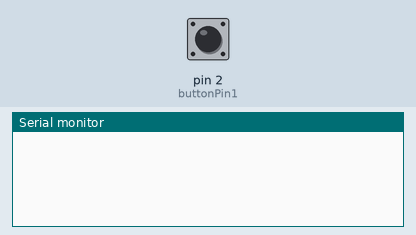
This sketch was run on a simulated Arduino Uno, built with avr-gcc and run on an emulated ATmega328P. Parts: the last lines printed to the serial monitor. The inputs (shaded band) are chosen by the test bench; at power-on: pin 2 (buttonPin1) HIGH.

Above: at 1.2 s.
1.3 s: pin 2 (buttonPin1) pulled LOW for 0.15 s
At 2.2 s:
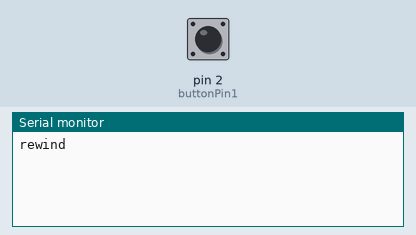
3.2 s: pin 2 (buttonPin1) pulled LOW for 1 s
At 5.2 s:
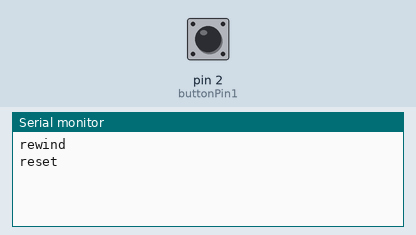
5.7 s: pin 2 (buttonPin1) pulsed LOW 2 times (0.12 s each, 0.3 s apart)
At 7.0 s:
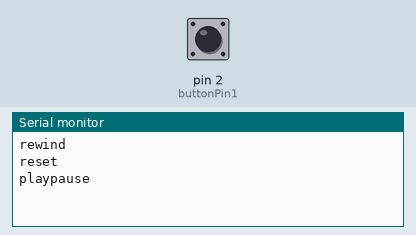
7.8 s: pin 2 (buttonPin1) pulsed LOW 5 times (0.12 s each, 0.3 s apart)
At 10.5 s:
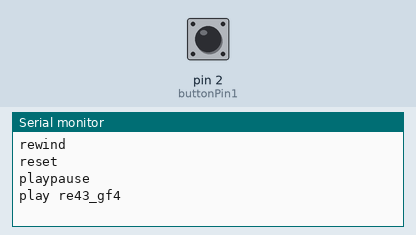

Measured:
- after the input at 1.3 s, the serial monitor: prints a new line after 0.40 s (image 1)
- after the input at 3.2 s, the serial monitor: prints a new line after 1.0 s (image 2)
- after the input at 5.7 s, the serial monitor: prints a new line after 0.67 s (image 3)
- after the input at 7.8 s, the serial monitor: prints a new line after 1.6 s (image 4)

The sketch:

Test.ino
```cpp
//This is a test file
```

FootPedal-v3.1.ino
```cpp
#include "ClickButton.h"

const int ledPin = 13;        // the LED
const int buttonPin1 = 2;      // the Button

ClickButton button1(buttonPin1, LOW, CLICKBTN_PULLUP);


void setup(){
  Serial.begin(9600);
  // Setup button timers (all in milliseconds / ms)
  // (These are default if not set, but changeable for convenience)
  button1.debounceTime   = 20;   // Debounce timer in ms
  button1.multiclickTime = 250;  // Time limit for multi clicks
  button1.longClickTime  = 1000; // time until "held-down clicks" register
  button1.Update();
}

void loop(){
  button1.Update();
  if (button1.clicks == 1) {
    Serial.println("rewind");
  }
    if (button1.clicks == 2) {
    Serial.println("playpause");
  }
  if (button1.clicks == 3) {
    Serial.println("forward");
  }
    if (button1.clicks == -1) {
    Serial.println("reset");
  }
  if (button1.clicks == 5) {
    Serial.println("play re43_gf4");
  }
}
```
